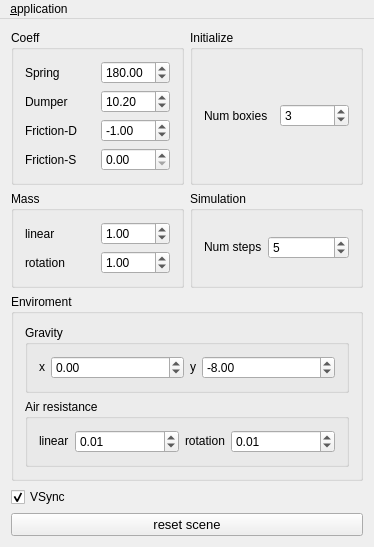
<?xml version="1.0" encoding="UTF-8"?>
<ui version="4.0">
 <class>MainWindow</class>
 <widget class="QMainWindow" name="MainWindow">
  <property name="geometry">
   <rect>
    <x>0</x>
    <y>0</y>
    <width>374</width>
    <height>502</height>
   </rect>
  </property>
  <property name="sizePolicy">
   <sizepolicy hsizetype="Preferred" vsizetype="Preferred">
    <horstretch>0</horstretch>
    <verstretch>0</verstretch>
   </sizepolicy>
  </property>
  <property name="font">
   <font>
    <strikeout>false</strikeout>
    <kerning>true</kerning>
   </font>
  </property>
  <property name="cursor">
   <cursorShape>UpArrowCursor</cursorShape>
  </property>
  <property name="windowTitle">
   <string>Rigid2D-Test v0.0.1-1</string>
  </property>
  <property name="autoFillBackground">
   <bool>false</bool>
  </property>
  <widget class="QWidget" name="centralWidget">
   <layout class="QVBoxLayout" name="verticalLayout" stretch="0,1,0,1">
    <item>
     <layout class="QGridLayout" name="gridLayout_4" rowstretch="0,0,0">
      <item row="2" column="0">
       <widget class="QGroupBox" name="groupMass">
        <property name="sizePolicy">
         <sizepolicy hsizetype="Preferred" vsizetype="Preferred">
          <horstretch>0</horstretch>
          <verstretch>0</verstretch>
         </sizepolicy>
        </property>
        <property name="title">
         <string>Mass</string>
        </property>
        <layout class="QGridLayout" name="gridLayout_5" columnstretch="0,0,0">
         <item row="0" column="1">
          <widget class="QLabel" name="lbMassLinear">
           <property name="sizePolicy">
            <sizepolicy hsizetype="Preferred" vsizetype="Preferred">
             <horstretch>0</horstretch>
             <verstretch>0</verstretch>
            </sizepolicy>
           </property>
           <property name="text">
            <string>linear</string>
           </property>
          </widget>
         </item>
         <item row="1" column="1">
          <widget class="QLabel" name="lbMassRot">
           <property name="sizePolicy">
            <sizepolicy hsizetype="Preferred" vsizetype="Preferred">
             <horstretch>0</horstretch>
             <verstretch>0</verstretch>
            </sizepolicy>
           </property>
           <property name="text">
            <string>rotation</string>
           </property>
          </widget>
         </item>
         <item row="0" column="2">
          <widget class="QDoubleSpinBox" name="spinMassLinear">
           <property name="minimum">
            <double>0.100000000000000</double>
           </property>
           <property name="maximum">
            <double>10.000000000000000</double>
           </property>
           <property name="singleStep">
            <double>0.100000000000000</double>
           </property>
           <property name="value">
            <double>1.000000000000000</double>
           </property>
          </widget>
         </item>
         <item row="1" column="2">
          <widget class="QDoubleSpinBox" name="spinMassRot">
           <property name="minimum">
            <double>0.100000000000000</double>
           </property>
           <property name="maximum">
            <double>10.000000000000000</double>
           </property>
           <property name="singleStep">
            <double>0.100000000000000</double>
           </property>
           <property name="value">
            <double>1.000000000000000</double>
           </property>
          </widget>
         </item>
        </layout>
       </widget>
      </item>
      <item row="1" column="0">
       <widget class="QGroupBox" name="groupCoeff">
        <property name="title">
         <string>Coeff</string>
        </property>
        <layout class="QGridLayout" name="gridLayout" columnstretch="0,0">
         <item row="2" column="0">
          <widget class="QLabel" name="lbFricD">
           <property name="text">
            <string>Friction-D</string>
           </property>
          </widget>
         </item>
         <item row="3" column="1">
          <widget class="QDoubleSpinBox" name="spinFricS"/>
         </item>
         <item row="1" column="1">
          <widget class="QDoubleSpinBox" name="spinDumper">
           <property name="maximum">
            <double>100.000000000000000</double>
           </property>
           <property name="singleStep">
            <double>0.100000000000000</double>
           </property>
           <property name="value">
            <double>10.199999999999999</double>
           </property>
          </widget>
         </item>
         <item row="3" column="0">
          <widget class="QLabel" name="lbFricS">
           <property name="text">
            <string>Friction-S</string>
           </property>
          </widget>
         </item>
         <item row="0" column="0">
          <widget class="QLabel" name="lbSpring">
           <property name="text">
            <string>Spring</string>
           </property>
          </widget>
         </item>
         <item row="2" column="1">
          <widget class="QDoubleSpinBox" name="spinFricD">
           <property name="minimum">
            <double>-3.000000000000000</double>
           </property>
           <property name="maximum">
            <double>0.000000000000000</double>
           </property>
           <property name="singleStep">
            <double>0.050000000000000</double>
           </property>
           <property name="value">
            <double>-1.000000000000000</double>
           </property>
          </widget>
         </item>
         <item row="1" column="0">
          <widget class="QLabel" name="lbDumper">
           <property name="text">
            <string>Dumper</string>
           </property>
          </widget>
         </item>
         <item row="0" column="1">
          <widget class="QDoubleSpinBox" name="spinSpring">
           <property name="maximum">
            <double>500.000000000000000</double>
           </property>
           <property name="value">
            <double>180.000000000000000</double>
           </property>
          </widget>
         </item>
        </layout>
       </widget>
      </item>
      <item row="1" column="1">
       <widget class="QGroupBox" name="groupInit">
        <property name="title">
         <string>Initialize</string>
        </property>
        <layout class="QGridLayout" name="gridLayout_2" rowstretch="0,0" columnstretch="0,0">
         <item row="1" column="0">
          <widget class="QLabel" name="lbNBox">
           <property name="text">
            <string>Num boxies</string>
           </property>
          </widget>
         </item>
         <item row="1" column="1">
          <widget class="QSpinBox" name="spinNBox">
           <property name="minimum">
            <number>1</number>
           </property>
           <property name="maximum">
            <number>32</number>
           </property>
           <property name="value">
            <number>3</number>
           </property>
          </widget>
         </item>
        </layout>
       </widget>
      </item>
      <item row="2" column="1">
       <widget class="QGroupBox" name="groupSim">
        <property name="title">
         <string>Simulation</string>
        </property>
        <layout class="QGridLayout" name="gridLayout_6">
         <item row="0" column="0">
          <widget class="QLabel" name="lbSteps">
           <property name="sizePolicy">
            <sizepolicy hsizetype="Maximum" vsizetype="Maximum">
             <horstretch>0</horstretch>
             <verstretch>0</verstretch>
            </sizepolicy>
           </property>
           <property name="text">
            <string>Num steps</string>
           </property>
          </widget>
         </item>
         <item row="0" column="1">
          <widget class="QSpinBox" name="spinNStep">
           <property name="minimum">
            <number>1</number>
           </property>
           <property name="maximum">
            <number>50</number>
           </property>
           <property name="value">
            <number>5</number>
           </property>
          </widget>
         </item>
        </layout>
       </widget>
      </item>
     </layout>
    </item>
    <item>
     <widget class="QGroupBox" name="groupBox_3">
      <property name="title">
       <string>Enviroment</string>
      </property>
      <layout class="QGridLayout" name="gridLayout_3">
       <item row="1" column="0">
        <widget class="QGroupBox" name="groupBox_4">
         <property name="title">
          <string>Air resistance</string>
         </property>
         <layout class="QHBoxLayout" name="horizontalLayout_3">
          <item>
           <widget class="QLabel" name="lbX_2">
            <property name="sizePolicy">
             <sizepolicy hsizetype="Maximum" vsizetype="Maximum">
              <horstretch>0</horstretch>
              <verstretch>0</verstretch>
             </sizepolicy>
            </property>
            <property name="text">
             <string>linear</string>
            </property>
           </widget>
          </item>
          <item>
           <widget class="QDoubleSpinBox" name="spinAirX">
            <property name="minimum">
             <double>0.000000000000000</double>
            </property>
            <property name="maximum">
             <double>100.000000000000000</double>
            </property>
            <property name="singleStep">
             <double>0.010000000000000</double>
            </property>
            <property name="value">
             <double>0.010000000000000</double>
            </property>
           </widget>
          </item>
          <item>
           <widget class="QLabel" name="lbY_2">
            <property name="sizePolicy">
             <sizepolicy hsizetype="Maximum" vsizetype="Maximum">
              <horstretch>0</horstretch>
              <verstretch>0</verstretch>
             </sizepolicy>
            </property>
            <property name="text">
             <string>rotation</string>
            </property>
           </widget>
          </item>
          <item>
           <widget class="QDoubleSpinBox" name="spinAirY">
            <property name="minimum">
             <double>0.000000000000000</double>
            </property>
            <property name="maximum">
             <double>100.000000000000000</double>
            </property>
            <property name="singleStep">
             <double>0.010000000000000</double>
            </property>
            <property name="value">
             <double>0.010000000000000</double>
            </property>
           </widget>
          </item>
         </layout>
        </widget>
       </item>
       <item row="0" column="0">
        <widget class="QGroupBox" name="groupBox_5">
         <property name="title">
          <string>Gravity</string>
         </property>
         <layout class="QHBoxLayout" name="horizontalLayout_2">
          <item>
           <widget class="QLabel" name="lbX">
            <property name="sizePolicy">
             <sizepolicy hsizetype="Maximum" vsizetype="Maximum">
              <horstretch>0</horstretch>
              <verstretch>0</verstretch>
             </sizepolicy>
            </property>
            <property name="text">
             <string>x</string>
            </property>
           </widget>
          </item>
          <item>
           <widget class="QDoubleSpinBox" name="spinGravX">
            <property name="minimum">
             <double>-100.000000000000000</double>
            </property>
            <property name="maximum">
             <double>100.000000000000000</double>
            </property>
            <property name="singleStep">
             <double>0.500000000000000</double>
            </property>
            <property name="value">
             <double>0.000000000000000</double>
            </property>
           </widget>
          </item>
          <item>
           <widget class="QLabel" name="lbY">
            <property name="sizePolicy">
             <sizepolicy hsizetype="Maximum" vsizetype="Maximum">
              <horstretch>0</horstretch>
              <verstretch>0</verstretch>
             </sizepolicy>
            </property>
            <property name="text">
             <string>y</string>
            </property>
           </widget>
          </item>
          <item>
           <widget class="QDoubleSpinBox" name="spinGravY">
            <property name="minimum">
             <double>-100.000000000000000</double>
            </property>
            <property name="maximum">
             <double>100.000000000000000</double>
            </property>
            <property name="singleStep">
             <double>0.500000000000000</double>
            </property>
            <property name="value">
             <double>-8.000000000000000</double>
            </property>
           </widget>
          </item>
         </layout>
        </widget>
       </item>
      </layout>
     </widget>
    </item>
    <item>
     <widget class="QCheckBox" name="chkVSync">
      <property name="enabled">
       <bool>true</bool>
      </property>
      <property name="text">
       <string>VSync</string>
      </property>
      <property name="checked">
       <bool>true</bool>
      </property>
      <property name="autoRepeat">
       <bool>false</bool>
      </property>
     </widget>
    </item>
    <item>
     <widget class="QPushButton" name="resetButton">
      <property name="font">
       <font>
        <pointsize>10</pointsize>
        <weight>50</weight>
        <italic>false</italic>
        <bold>false</bold>
        <underline>false</underline>
        <strikeout>false</strikeout>
       </font>
      </property>
      <property name="text">
       <string>reset scene</string>
      </property>
      <property name="flat">
       <bool>false</bool>
      </property>
     </widget>
    </item>
   </layout>
  </widget>
  <widget class="QMenuBar" name="menuBar">
   <property name="geometry">
    <rect>
     <x>0</x>
     <y>0</y>
     <width>374</width>
     <height>23</height>
    </rect>
   </property>
   <widget class="QMenu" name="menuAaa">
    <property name="title">
     <string>&amp;application</string>
    </property>
    <addaction name="actionQuit_q"/>
   </widget>
   <addaction name="menuAaa"/>
  </widget>
  <action name="actionQuit_q">
   <property name="text">
    <string>quit(&amp;q)</string>
   </property>
   <property name="toolTip">
    <string>&lt;html&gt;&lt;head/&gt;&lt;body&gt;&lt;p&gt;Quit &lt;span style=&quot; font-weight:600;&quot;&gt;the&lt;/span&gt; application&lt;/p&gt;&lt;/body&gt;&lt;/html&gt;</string>
   </property>
   <property name="shortcut">
    <string>Ctrl+Q</string>
   </property>
  </action>
 </widget>
 <layoutdefault spacing="6" margin="11"/>
 <resources/>
 <connections>
  <connection>
   <sender>spinSpring</sender>
   <signal>valueChanged(double)</signal>
   <receiver>MainWindow</receiver>
   <slot>changeCoeff()</slot>
   <hints>
    <hint type="sourcelabel">
     <x>125</x>
     <y>59</y>
    </hint>
    <hint type="destinationlabel">
     <x>156</x>
     <y>29</y>
    </hint>
   </hints>
  </connection>
  <connection>
   <sender>spinDumper</sender>
   <signal>valueChanged(double)</signal>
   <receiver>MainWindow</receiver>
   <slot>changeCoeff()</slot>
   <hints>
    <hint type="sourcelabel">
     <x>103</x>
     <y>88</y>
    </hint>
    <hint type="destinationlabel">
     <x>177</x>
     <y>28</y>
    </hint>
   </hints>
  </connection>
  <connection>
   <sender>spinFricD</sender>
   <signal>valueChanged(double)</signal>
   <receiver>MainWindow</receiver>
   <slot>changeCoeff()</slot>
   <hints>
    <hint type="sourcelabel">
     <x>140</x>
     <y>116</y>
    </hint>
    <hint type="destinationlabel">
     <x>26</x>
     <y>29</y>
    </hint>
   </hints>
  </connection>
  <connection>
   <sender>spinFricS</sender>
   <signal>valueChanged(double)</signal>
   <receiver>MainWindow</receiver>
   <slot>changeCoeff()</slot>
   <hints>
    <hint type="sourcelabel">
     <x>115</x>
     <y>142</y>
    </hint>
    <hint type="destinationlabel">
     <x>65</x>
     <y>24</y>
    </hint>
   </hints>
  </connection>
  <connection>
   <sender>spinNBox</sender>
   <signal>valueChanged(int)</signal>
   <receiver>MainWindow</receiver>
   <slot>changeInitial()</slot>
   <hints>
    <hint type="sourcelabel">
     <x>352</x>
     <y>114</y>
    </hint>
    <hint type="destinationlabel">
     <x>306</x>
     <y>32</y>
    </hint>
   </hints>
  </connection>
  <connection>
   <sender>spinGravX</sender>
   <signal>valueChanged(double)</signal>
   <receiver>MainWindow</receiver>
   <slot>changeEnv()</slot>
   <hints>
    <hint type="sourcelabel">
     <x>183</x>
     <y>336</y>
    </hint>
    <hint type="destinationlabel">
     <x>213</x>
     <y>174</y>
    </hint>
   </hints>
  </connection>
  <connection>
   <sender>spinGravY</sender>
   <signal>valueChanged(double)</signal>
   <receiver>MainWindow</receiver>
   <slot>changeEnv()</slot>
   <hints>
    <hint type="sourcelabel">
     <x>342</x>
     <y>336</y>
    </hint>
    <hint type="destinationlabel">
     <x>302</x>
     <y>174</y>
    </hint>
   </hints>
  </connection>
  <connection>
   <sender>spinAirX</sender>
   <signal>valueChanged(double)</signal>
   <receiver>MainWindow</receiver>
   <slot>changeEnv()</slot>
   <hints>
    <hint type="sourcelabel">
     <x>177</x>
     <y>406</y>
    </hint>
    <hint type="destinationlabel">
     <x>48</x>
     <y>353</y>
    </hint>
   </hints>
  </connection>
  <connection>
   <sender>spinAirY</sender>
   <signal>valueChanged(double)</signal>
   <receiver>MainWindow</receiver>
   <slot>changeEnv()</slot>
   <hints>
    <hint type="sourcelabel">
     <x>342</x>
     <y>406</y>
    </hint>
    <hint type="destinationlabel">
     <x>138</x>
     <y>354</y>
    </hint>
   </hints>
  </connection>
  <connection>
   <sender>spinNStep</sender>
   <signal>valueChanged(int)</signal>
   <receiver>MainWindow</receiver>
   <slot>changeInitial()</slot>
   <hints>
    <hint type="sourcelabel">
     <x>352</x>
     <y>231</y>
    </hint>
    <hint type="destinationlabel">
     <x>331</x>
     <y>29</y>
    </hint>
   </hints>
  </connection>
  <connection>
   <sender>spinMassLinear</sender>
   <signal>valueChanged(double)</signal>
   <receiver>MainWindow</receiver>
   <slot>changeInitial()</slot>
   <hints>
    <hint type="sourcelabel">
     <x>161</x>
     <y>210</y>
    </hint>
    <hint type="destinationlabel">
     <x>158</x>
     <y>173</y>
    </hint>
   </hints>
  </connection>
  <connection>
   <sender>spinMassRot</sender>
   <signal>valueChanged(double)</signal>
   <receiver>MainWindow</receiver>
   <slot>changeInitial()</slot>
   <hints>
    <hint type="sourcelabel">
     <x>148</x>
     <y>232</y>
    </hint>
    <hint type="destinationlabel">
     <x>45</x>
     <y>174</y>
    </hint>
   </hints>
  </connection>
  <connection>
   <sender>chkVSync</sender>
   <signal>clicked(bool)</signal>
   <receiver>MainWindow</receiver>
   <slot>changeView()</slot>
   <hints>
    <hint type="sourcelabel">
     <x>66</x>
     <y>455</y>
    </hint>
    <hint type="destinationlabel">
     <x>39</x>
     <y>437</y>
    </hint>
   </hints>
  </connection>
 </connections>
 <slots>
  <slot>changeCoeff()</slot>
  <slot>changeInitial()</slot>
  <slot>changeEnv()</slot>
  <slot>changeView()</slot>
 </slots>
</ui>
